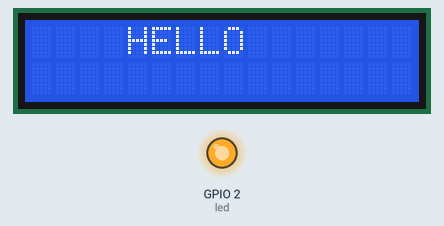
Simulated run of this program. Board: ESP32 board running MicroPython. On the bench: 16×2 character LCD, output pins drawn as LEDs (lit = HIGH). Library files of the repository ran but are not shown: i2c_lcd.py. At 12.5 s the program stops and its outputs stay as they are.

Above: at 0.1 s.
At 3.2 s:
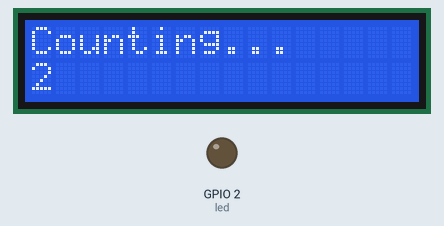
At 6.3 s:
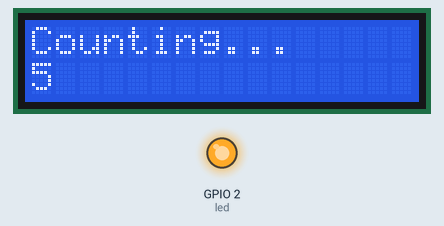
At 12.5 s:
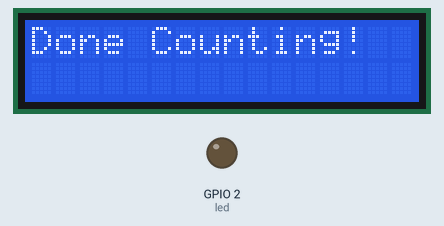
Timing chart, 0 to 14.0 s (numbered marks = the images above):
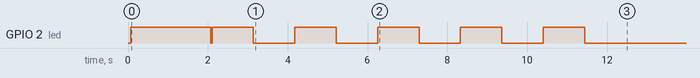

Measured:
- by itself, GPIO 2 (led): goes HIGH 2.0 s, LOW 0.04 s, 4 × (HIGH 1.0 s, LOW 1.0 s), HIGH 1.0 s, then LOW
- what the display in image 0 shows lasts 2.0 s, from 0.1 s to 2.1 s
- what the display in image 1 shows lasts 1.0 s, from 3.1 s to 4.1 s

The program:

main__2_.py
```python
# -*- coding: utf-8 -*-
"""main.ipynb

Automatically generated by Colab.

Original file is located at
    https://colab.research.google.com/drive/1jXzOIp8iZnd-B_Eln-3tH7U507vnVd47
"""

import machine
from machine import Pin, SoftI2C
from i2c_lcd import I2cLcd
from time import sleep

# I2C LCD Configuration
I2C_ADDR = 0x27   # Change if needed (use i2c.scan())
ROWS = 2
COLS = 16

# Initialize I2C
i2c = SoftI2C(scl=Pin(22), sda=Pin(21), freq=100000)

# Initialize LCD
lcd = I2cLcd(i2c, I2C_ADDR, ROWS, COLS)

# Initialize LED (GPIO2 = onboard LED for ESP32)
led = Pin(2, Pin.OUT)

# --- Show "HELLO" ---
lcd.clear()
lcd.move_to(4, 0)       # Centered on first row
lcd.putstr("HELLO")
led.on()
sleep(2)
led.off()

# --- Count 1 to 10 ---
for count in range(1, 11):
    lcd.clear()
    lcd.move_to(0, 0)
    lcd.putstr("Counting...")
    lcd.move_to(0, 1)
    lcd.putstr(str(count))   # Print number only
    led.value(count % 2)     # LED ON for odd, OFF for even
    sleep(1)

# --- Final message ---
lcd.clear()
lcd.putstr("Done Counting!")
led.off()
```
